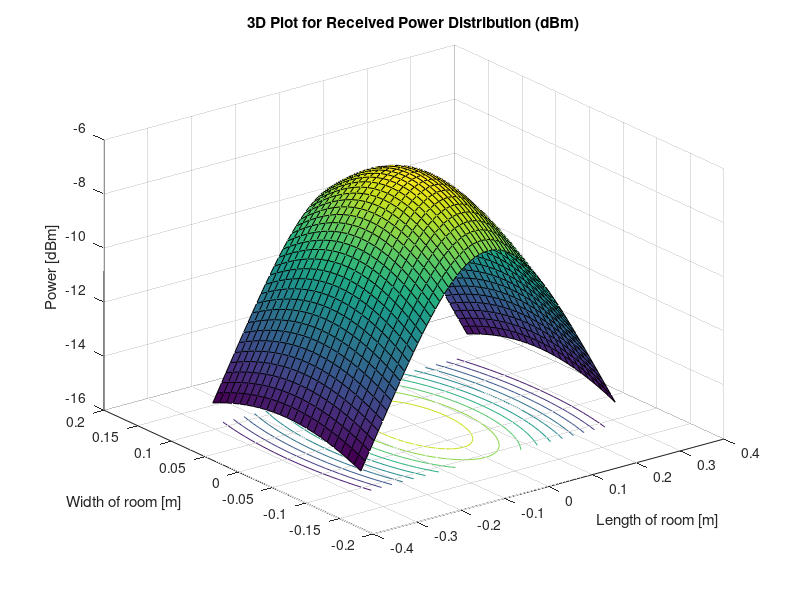
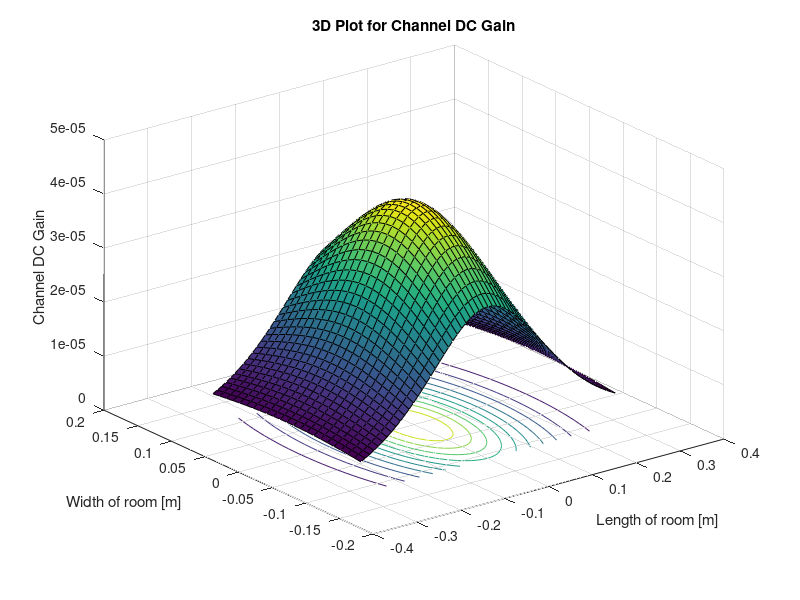
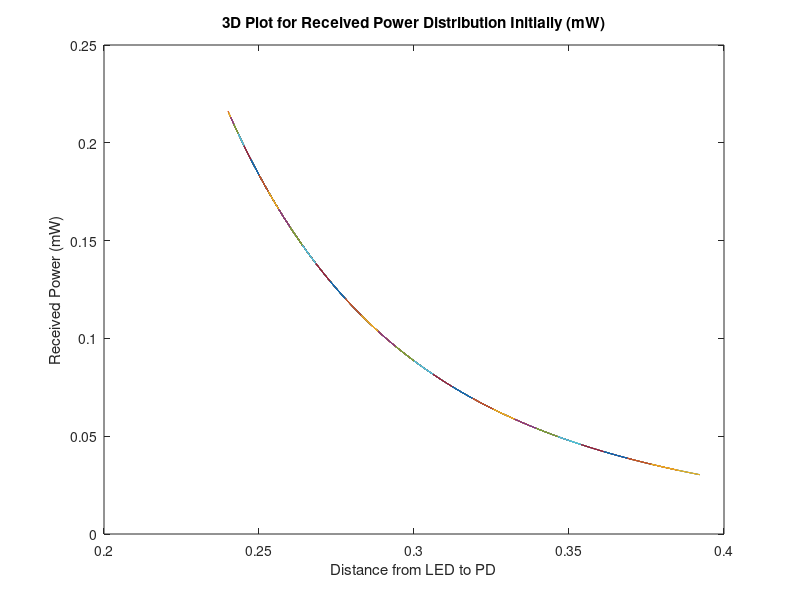
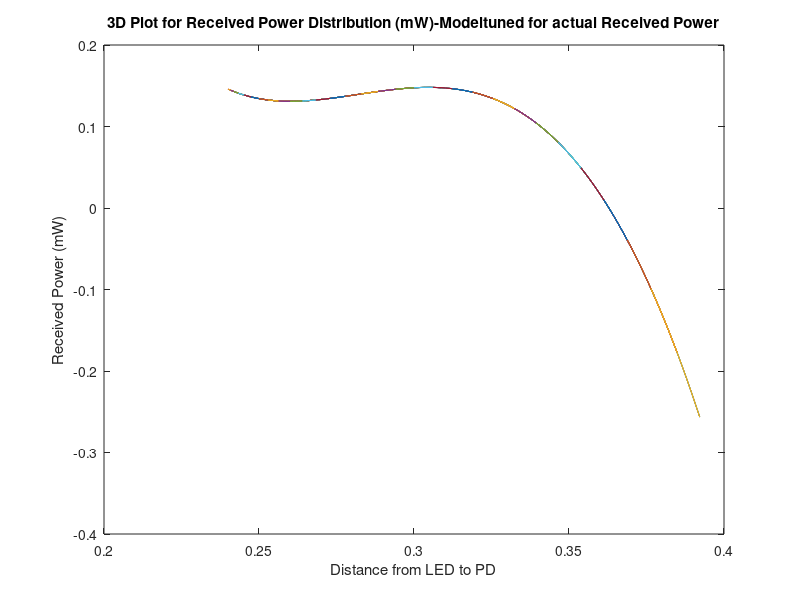

Write MATLAB code to recreate these figures, in order.
phi = 60; %semi-angle at half power (deg)
m = -log(2)/log(cosd(phi)); %Lambertian order of emission
P_LED =5250; %transmitted optical power (mW)
Arx = 7.45E-6; %detector areaa of PD (sq.cm)
Ts = 1; %gain of optical filter
%index = 1.5; %refractive index of lens at the PD
FOV = 55; %FOV of the receiver (deg)
G_Con= 1; %gain of an optical concentrator

lx=0.58; ly=0.22; lz=0.24; %room dimension in (m)
h=lz; %distance between source and reciver plane (m)
[XT,YT]= meshgrid(0,0); %position of LED

Nx = lx*100; Ny= ly*100; %number of grids in the receiver plane
x=-lx/2:lx/Nx:lx/2;
y=-ly/2:ly/Ny:ly/2;
[XR, YR] = meshgrid(x, y);
D= sqrt((XR-XT).^2+ (YR-YT).^2+h^2); %distance vector from source
cos_irradiance_angle = h./D; %irradiance angle vector
cos_incidence_angle = h./D; %incidence angle vector

HLOS=((m+1)*Arx*(cos_irradiance_angle.^m).*Ts.*G_Con.*cos_incidence_angle)./(2*pi.*D.^2); %channel DC gain for source
P_rx=P_LED.*HLOS; %received power from source
P_rx(find(abs(acosd(cos_incidence_angle))> FOV)) = 0; 
%y=6.52-0.376.*D+5.43.*E(-3).*(D.^(2));
%P_rx_total =(P_rx);
P_rx_initial =P_rx;
%P_rx_final =P_rx - (2.01-12.8.*D+19.9.*(D.^(2)));
P_rx_final =P_rx - (-4.61+57.2.*D-225.*(D.^(2))+283.*(D.^(3)));
%P_rx_final =P_rx - (58.6-736.*D+3538.*(D.^(2))-7654.*(D.^(3))+6255.*(D.^(4)));
%P_rx_final =P_rx - (-4540+93611.*D-801263.*(D.^(2))+3.64.*(10.^(6)).*(D.^(3))-9.29.*(10.^(6)).*(D.^(4))+1.26.*(10.^(7)).*(D.^(5))-7.08.*(10.^(6)).*(D.^(6)));
P_rx_dBm=(10*log10(P_rx));

figure(1)
surfc(x,y,P_rx_dBm);
xlabel('Length of room [m]')
ylabel('Width of room [m]' )
zlabel('Power [dBm]' )
hold on
title('3D Plot for Received Power Distribution (dBm)' ) 

figure(2)
surfc(x,y,HLOS);
xlabel('Length of room [m]')
ylabel('Width of room [m]' )
zlabel('Channel DC Gain' )
hold on
title('3D Plot for Channel DC Gain' ) 

figure(3)
plot(D,P_rx_initial)
xlabel('Distance from LED to PD')
ylabel('Received Power (mW)')
title('3D Plot for Received Power Distribution Initially (mW)' ) 

figure(4)
plot(D,P_rx_final)
xlabel('Distance from LED to PD')
ylabel('Received Power (mW)')
title('3D Plot for Received Power Distribution (mW)-Modeltuned for actual Received Power' )

% figure(4)
% plot(D,P_rx_total)
% xlabel('Distance from LED to PD')
% ylabel('Received Power (mW)')
